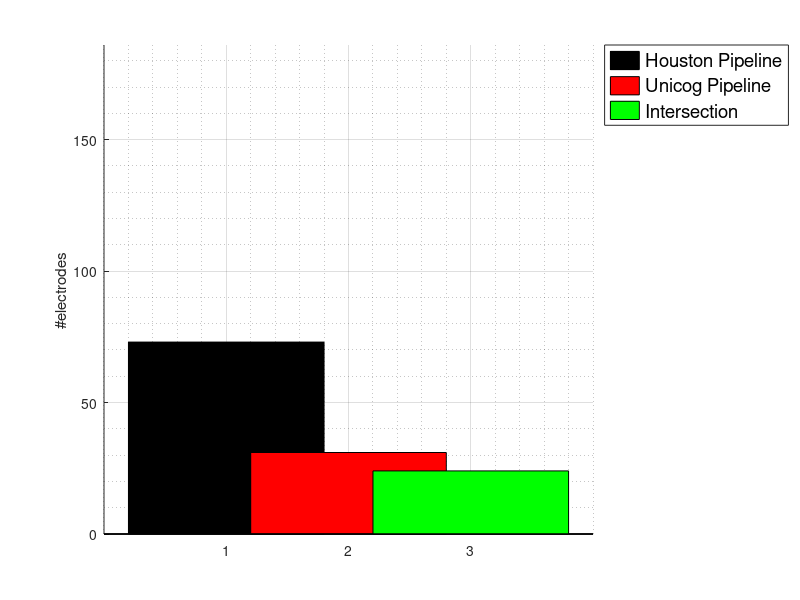

Write the MATLAB code that produced this figure.
%% unicog vs houston
load('bad_channels.mat')% variable created @Houston. 
h_rej.indices = find(~chs{4});
h_rej.number  = numel(h_rej.indices);

% txt file generated from the Unicog pipeline
u_txt =  ...
importdata('rejected_channels_by_tests_s1_TS096.txt'); 
test = struct(); reject_chan_pool = []; 
for tid = 1:numel(u_txt.textdata)
    cur_indices = u_txt.data(tid,:);
    %exclude the first trigger channel for compliance reasons
    cur_indices(ismember(cur_indices,129)) = [];
    % get rejection indices per test#
    test_indices.(['n_' num2str(tid)]) = ...
        cur_indices(~isnan(cur_indices));
    reject_chan_pool = ...
        [reject_chan_pool cur_indices(~isnan(cur_indices))];
end
% non conservative option : at least on 1 test
u_rej.indices.non_cons = unique(reject_chan_pool);
u_rej.number.non_cons  = numel(u_rej.indices.non_cons);

common_exclusion = numel(intersect(h_rej.indices,u_rej.indices.non_cons));

f1 = figure('Color',[1 1 1],'visible','on');
rng 'default';fontSize = 13.5;        
data = [h_rej.number u_rej.number.non_cons common_exclusion];
fHand = f1;
aHand = axes('parent', fHand);
hold(aHand, 'on')
colors = ['k','r','g'];
for conID = 1:numel(data)
    bar(conID, data(conID),'grouped', 'parent', aHand, 'facecolor', colors(conID));
end
grid on
grid minor
xticks([1 2 3])
legendInfo = {"Houston Pipeline" "Unicog Pipeline" "Intersection"};
legend(legendInfo,'Location','northeastoutside','FontSize', fontSize)
ylabel('#electrodes')
ylim([0 186])
close(f1)

